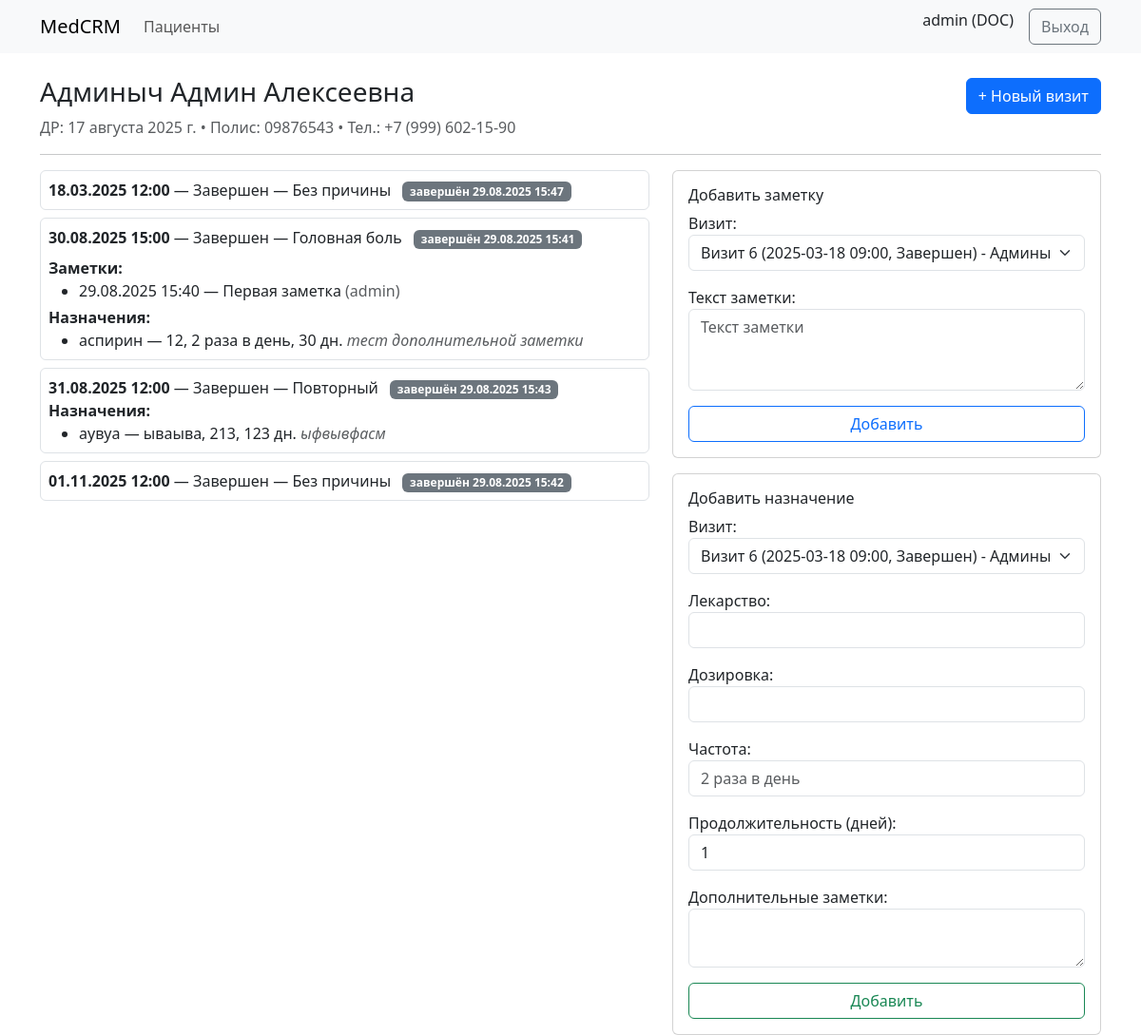
Screenshot of /patients/2/ (signed in) with the database file from the repository.
### accounts/models.py (models this page shows, shortened)
class User(AbstractUser):
    class Role(models.TextChoices):
        ADMIN = "ADMIN", "Администратор"
        REGISTRAR = "REG", "Регистратор"
        DOCTOR = "DOC", "Врач"
        NURSE = "NUR", "Медсестра"
        PHARMACIST = "PHARM", "Провизор"
        LAB = "LAB", "Лаборант"
    role = models.CharField(max_length=10, choices=Role.choices, default=Role.REGISTRAR)

### patients/models.py (models this page shows)
class Patient(models.Model):
    GENDER_CHOICES = [("M","Муж"),("F","Жен"),("O","Др.")]
    first_name = models.CharField('Имя', max_length=120)
    last_name  = models.CharField('Фамилия', max_length=120)
    middle_name = models.CharField("Отчество", max_length=120, blank=True)
    birth_date = models.DateField('Дата рождения')
    gender = models.CharField( "Пол", max_length=1, choices=GENDER_CHOICES)
    phone = models.CharField('Телефон', max_length=20, blank=True)
    email = models.EmailField('Email', blank=True)
    document_id = models.CharField('Личный номер', max_length=64, blank= True)  #личный номер
    insurance_number = models.CharField("Полис", max_length=64, blank=True)
    address = models.CharField("Адрес", max_length=255, blank=True)
    emergency_contact = models.CharField("Контакт для связи", max_length=255, blank=True)
    created_at = models.DateTimeField("Создан", auto_now_add=True)
    class Meta:
        ordering = ["last_name","first_name","birth_date"]
    def __str__(self):
        fio = f"{self.last_name} {self.first_name} {self.middle_name}".strip()
        return f"{fio} ({self.birth_date})"

### clinical/models.py (models this page shows)
class Encounter(models.Model):
    class Status(models.TextChoices):
        PLANNED="PLANNED","Запланирован"
        INPROGRESS="INPROGRESS","В процессе"
        FINISHED="FINISHED","Завершен"
    patient = models.ForeignKey(Patient, on_delete=models.CASCADE, related_name="encounters")
    doctor = models.ForeignKey(settings.AUTH_USER_MODEL, on_delete=models.PROTECT, related_name="encounters")
    started_at = models.DateTimeField(verbose_name="Начало визита")
    finished_at = models.DateTimeField(null=True, blank=True, verbose_name="Окончание визита")
    reason = models.CharField(max_length=255, blank=True, verbose_name="Причина визита")
    status = models.CharField(max_length=20, choices=Status.choices, default=Status.PLANNED, verbose_name="Статус")
    class Meta:
        verbose_name = "Визит"
        verbose_name_plural = "Визиты"
        ordering = ["-started_at"]
    def __str__(self):
        started = self.started_at.strftime("%Y-%m-%d %H:%M") if self.started_at else "не начат"
        status = self.get_status_display()
        reason = self.reason if self.reason else "без причины"
        return f"Визит {self.id} ({started}, {status}) - {self.patient}"

class Note(models.Model):
    encounter = models.ForeignKey(Encounter, on_delete=models.CASCADE, related_name="notes")
    author = models.ForeignKey(settings.AUTH_USER_MODEL, on_delete=models.PROTECT)
    created_at = models.DateTimeField(auto_now_add=True)
    text = models.TextField()

class Prescription(models.Model):
    encounter = models.ForeignKey(Encounter, on_delete=models.CASCADE, related_name="prescriptions")
    medication = models.CharField(max_length=120)
    dosage = models.CharField(max_length=120)           # 500 mg
    frequency = models.CharField(max_length=120)        # 2 раза в день
    duration_days = models.PositiveIntegerField(default=1)
    notes = models.TextField(blank=True)
    created_at = models.DateTimeField(auto_now_add=True)

### web/views.py (the view, shortened to what this page needs)
# urls.py: path("patients/<int:pk>/", PatientDetail.as_view(), name="patient_detail"),
class PatientDetail(RoleRequiredMixin, DetailView):
    model = Patient
    template_name = "patients/detail.html"
    allowed_roles = {"ADMIN", "REG", "DOC", "NUR"}
    def get_queryset(self):
        return (
            Patient.objects
            .prefetch_related(
                Prefetch(
                    "encounters",
                    queryset=Encounter.objects.order_by("-started_at")
                        .prefetch_related("notes", "prescriptions", "attachments")
                )
            )
        )
    def get_context_data(self, **kwargs):
        ctx = super().get_context_data(**kwargs)
        patient: Patient = self.object
        enc_qs = Encounter.objects.filter(patient=patient).order_by("started_at")
        ctx["encounters"] = enc_qs
        ctx.setdefault("encounter_form", EncounterForm(initial={
            "patient": patient.id,
            "doctor": self.request.user.id,
        }))
        default_enc_id = enc_qs[0].id if enc_qs else None
        note_form = ctx.get("note_form") or NoteForm(initial={"encounter": default_enc_id})
        note_form.fields["encounter"].queryset = enc_qs
        ctx["note_form"] = note_form
        rx_form = ctx.get("rx_form") or PrescriptionForm(initial={"encounter": default_enc_id})
        rx_form.fields["encounter"].queryset = enc_qs
        ctx["rx_form"] = rx_form
        return ctx

### web/forms.py
class EncounterForm(forms.ModelForm):
    class Meta:
        model = Encounter
        fields = ["patient", "doctor", "started_at", "reason", "status"]
        widgets = {
            "started_at": forms.TextInput(
                attrs={
                    "type": "text",
                    "class": "form-control js-datetime",
                    "placeholder": "ГГГГ-ММ-ДД ЧЧ:ММ",
                }
            ),
            "patient": forms.Select(attrs={"class": "form-select"}),
            "doctor": forms.Select(attrs={"class": "form-select"}),
            "reason": forms.TextInput(attrs={"class": "form-control", "placeholder": "Причина визита"}),
            "status": forms.Select(attrs={"class": "form-select"}),
        }
    def __init__(self, *args, **kwargs):
        super().__init__(*args, **kwargs)
        self.fields["started_at"].input_formats = ["%Y-%m-%d %H:%M"]
        if self.initial.get('patient'):
            self.fields['patient'].widget = forms.HiddenInput()
        if self.initial.get('doctor'):
            self.fields['doctor'].widget = forms.HiddenInput()

class NoteForm(forms.ModelForm):
    class Meta:
        model = Note
        fields = ["encounter", "text"]
        labels = {
            "encounter": "Визит",
            "text": "Текст заметки",
        }
        widgets = {
            "encounter": forms.Select(attrs={"class": "form-select"}),
            "text": forms.Textarea(attrs={"class": "form-control", "rows": 3, "placeholder": "Текст заметки"}),
        }

### web/mixins.py (called while the page is built)
    def test_func(self):
        u = self.request.user
        return u.is_authenticated and (not self.allowed_roles or u.role in self.allowed_roles)

### templates/patients/detail.html (shortened to what this page needs)
{% extends "base.html" %}
{% block content %}
<div class="d-flex align-items-center justify-content-between">
    <h3>
        {{ object.last_name }} {{ object.first_name }}{% if object.middle_name %} {{ object.middle_name }}{% endif %}
    </h3>
    {% if user.role in "ADMIN DOC NUR" %}
    <button class="btn btn-primary" data-bs-toggle="modal" data-bs-target="#encounterModal">
        + Новый визит
    </button>
    {% endif %}
</div>
<p class="text-muted">
    ДР: {{ object.birth_date }} • Полис: {{ object.insurance_number }} • Тел.: {{ object.phone }}
</p>
<hr>
<div class="row">
    <div class="col-md-7">
        {% if encounters %}
        {% for e in encounters %}
        <div class="border rounded p-2 mb-2">
            <b>{{ e.started_at|date:"d.m.Y H:i" }}</b> — {{ e.get_status_display }}
            {% if e.reason %}
            — {{ e.reason }}
            {% else %}
            — Без причины
            {% endif %}
            {% if e.finished_at %}
            <span class="badge text-bg-secondary ms-2">
                завершён {{ e.finished_at|date:"d.m.Y H:i" }}
            </span>
            {% endif %}
            {% if e.notes.all %}
            <div class="mt-2">
                <b>Заметки:</b>
                <ul class="mb-1">
                    {% for n in e.notes.all %}
                    <li>
                        {{ n.created_at|date:"d.m.Y H:i" }} — {{ n.text }}
                        <span class="text-muted">({{ n.author.get_full_name|default:n.author.username }})</span>
                    </li>
                    {% endfor %}
                </ul>
            </div>
            {% endif %}
            {% if e.prescriptions.all %}
            <div>
                <b>Назначения:</b>
                <ul class="mb-0">
                    {% for rx in e.prescriptions.all %}
                    <li>
                        {{ rx.medication }} — {{ rx.dosage }}, {{ rx.frequency }}, {{ rx.duration_days }} дн.
                        <em class="text-muted">{{ rx.notes }}</em>
                    </li>
                    {% endfor %}
                </ul>
            </div>
            {% endif %}
        </div>
        {% endfor %}
        {% else %}
        <p class="text-muted">Пока нет визитов.</p>
        {% endif %}
    </div>
    <div class="col-md-5">
        {% if user.role in "ADMIN DOC NUR" %}
        <div class="card mb-3">
            <div class="card-body">
                <h6 class="card-title">Добавить заметку</h6>
                <form method="post">
                    {{ note_form.as_p }}
                    <button class="btn btn-outline-primary w-100">Добавить</button>
                </form>
            </div>
        </div>
        <div class="card">
            <div class="card-body">
                <h6 class="card-title">Добавить назначение</h6>
                <form method="post">
                    {{ rx_form.as_p }}
                    <button class="btn btn-outline-success w-100">Добавить</button>
                </form>
            </div>
        </div>
        {% endif %}
    </div>
</div>
{% endblock %}

### templates/base.html (shortened to what this page needs)
{% load static %}
<!doctype html>
<html lang="ru">
<head>
    <link href="https://cdn.jsdelivr.net/npm/bootstrap@5.3.3/dist/css/bootstrap.min.css" rel="stylesheet">
</head>
<link rel="stylesheet" href="https://cdn.jsdelivr.net/npm/flatpickr/dist/flatpickr.min.css">
<body>
    <nav class="navbar navbar-expand-lg bg-body-tertiary">
        <div class="container">
            <a class="navbar-brand" href="/">MedCRM</a>
            <div class="collapse navbar-collapse">
                <ul class="navbar-nav me-auto">
                    <li class="nav-item"><a class="nav-link" href="{% url 'web:patients' %}">Пациенты</a></li>
                </ul>
                <div class="d-flex">
                    {% if user.is_authenticated %}
                    <span class="me-3">{{ user.get_full_name|default:user.username }} ({{ user.role }})</span>
                    <form method="post" action="{% url 'web:logout' %}" style="display:inline;">
                        <button type="submit" class="btn btn-outline-secondary">Выход</button>
                    </form>
                    {% else %}
                    <a class="btn btn-primary" href="{% url 'web:login' %}">Вход</a>
                    {% endif %}
                </div>
            </div>
        </div>
    </nav>
    <div class="container mt-4">
        {% block content %}{% endblock %}
    </div>
    <link rel="stylesheet" href="https://cdn.jsdelivr.net/npm/flatpickr/dist/flatpickr.min.css">
</body>
</html>

### rows the page displays
User: get_full_name "admin", role "DOC"
Patient: last_name "Админыч", first_name "Админ", middle_name "Алексеевна", birth_date "17 августа 2025 г.", insurance_number "09876543", phone "+7 (999) 602-15-90"
Encounter: started_at "18.03.2025 12:00", status "Завершен", reason "— Без причины", finished_at "29.08.2025 15:47"
Encounter: started_at "30.08.2025 15:00", status "Завершен", reason "Головная боль", finished_at "29.08.2025 15:41"
Note: created_at "29.08.2025 15:40", text "Первая заметка", author.get_full_name "admin"
Prescription: medication "аспирин", dosage "12", frequency "2 раза в день", duration_days "30", notes "тест дополнительной заметки"
Encounter: started_at "31.08.2025 12:00", status "Завершен", reason "Повторный", finished_at "29.08.2025 15:43"
Prescription: medication "аувуа", dosage "ываыва", frequency "213", duration_days "123", notes "ыфвывфасм"
Encounter: started_at "01.11.2025 12:00", status "Завершен", reason "— Без причины", finished_at "29.08.2025 15:42"
